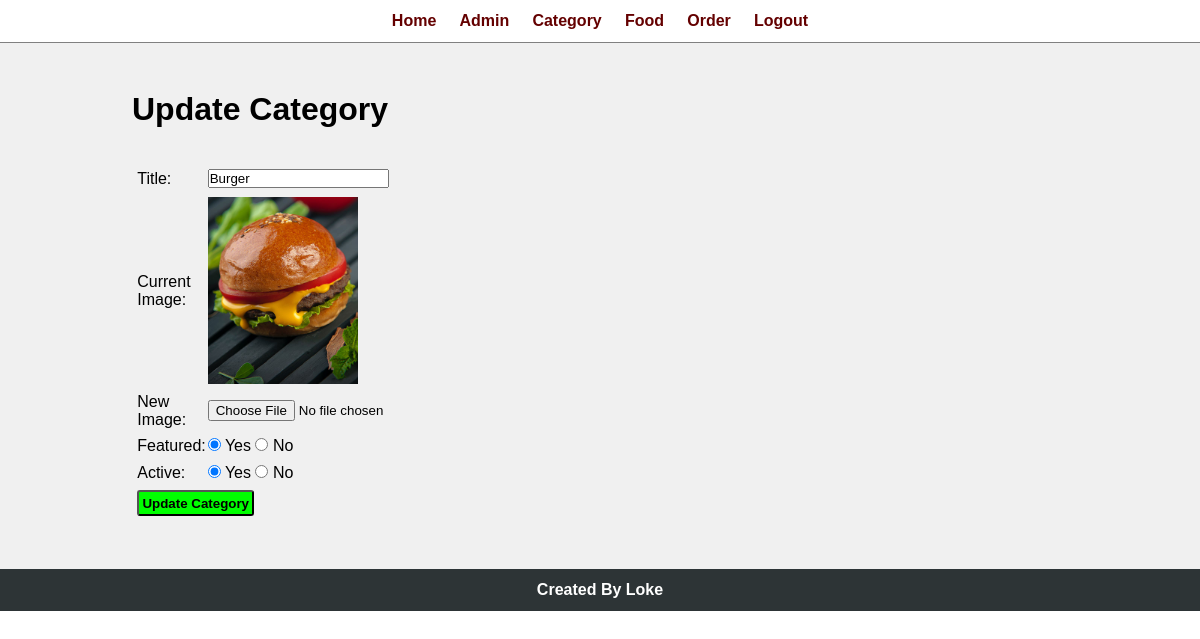
/admin/update_category.php?id=16 (signed in), run on the app's committed database.
### tables this page shows
CREATE TABLE `tbl_category` (
  `id` int(10) UNSIGNED NOT NULL,
  `title` varchar(100) NOT NULL,
  `img_name` varchar(255) NOT NULL,
  `featured` varchar(10) NOT NULL,
  `active` varchar(10) NOT NULL
);

### admin/update_category.php (the view, shortened to what this page needs)
<?php include('Header_Footer/menu.php'); ?>
    <div class="main_content">
        <div class="wrapper">
            <h1>Update Category</h1>
            <br><br>
            <?php
                if(isset($_GET['id']))
                {
                    $id=$_GET['id'];
                    $sql="SELECT*FROM tbl_category WHERE id=$id";
                    $res = mysqli_query($conn,$sql);
                    $count = mysqli_num_rows($res);
                    if($count==1)
                    {
                        $row=mysqli_fetch_assoc($res);
                        $title = $row['title'];
                        $current_image = $row['img_name'];
                        $featured = $row['featured'];
                        $active = $row['active'];
                    }
                    else
                    {
                        $_SESSION['category_not_found'] = "<div class ='fail'> Category Not Found. </div>";
                        header('location:'.SITE_URL.'admin/manage_category.php');
                    }
                }
                else
                {
                    header('location:'.SITE_URL.'admin/manage_category.php');
                }
            ?>
            <form action="" method="POST" enctype="multipart/form-data">
                <table class="table_30_percent">
                    <tr>
                        <td>Title: </td>
                        <td><input type="text" name="title" value="<?php echo $title; ?>"></td>
                    </tr>
                    <tr>
                        <td>Current Image: </td>
                        <td>
                            <?php
                                if($current_image!="")
                                {
                                    ?>
                                        <img src="<?php echo SITE_URL; ?>images/category/<?php echo $current_image; ?>" alt="" width="150px">
                                    <?php
                                }
                                else
                                {
                                    echo "<div class='fail'>Image not Added.</div>";
                                }
                            ?>
                        </td>
                    </tr>
                    <tr>
                        <td>New Image: </td>
                        <td><input type="file" name="image"></td>
                    </tr>
                    <tr>
                        <td>Featured: </td>
                        <td>
                            <input <?php if($featured=="Yes"){ echo "checked"; } ?> type="radio" name="featured" value="Yes"> Yes
                            <input <?php if($featured=="No"){ echo "checked"; } ?> type="radio" name="featured" value="No"> No
                        </td>
                    </tr>
                    <tr>
                        <td>Active: </td>
                        <td>
                            <input <?php if($active=="Yes"){ echo "checked"; } ?> type="radio" name="active" value="Yes"> Yes
                            <input <?php if($active=="No"){ echo "checked"; } ?> type="radio" name="active" value="No"> No
                        </td>
                    </tr>
                    <tr>
                        <td colspan="2">
                            <input type="submit" name="submit" value= "Update Category" class="button_secondary">
                        </td>
                    </tr>
                </table>
            </form>
        </div>
    </div>
<?php include('Header_Footer/footer.php');?>

### css/admin.css (style rules this page uses)
* { margin: 0; padding: 0; font-family: Arial, Helvetica, sans-serif; }
.wrapper { padding: 1%; width: 78%; margin: 0 auto; }
.table_30_percent { width: 30%; }
table tr td { padding: 1%; }
.button_secondary { background-color: rgb(0,255,0); padding: 1%; color: black; text-decoration: none; font-weight: bold; border-radius: 3px; }
.main_content { background-color: rgb(240,240,240); padding: 3% 0; }

### data on the page
tbl_category: title "Burger", img_name (picture), featured "☑", active "☑"
